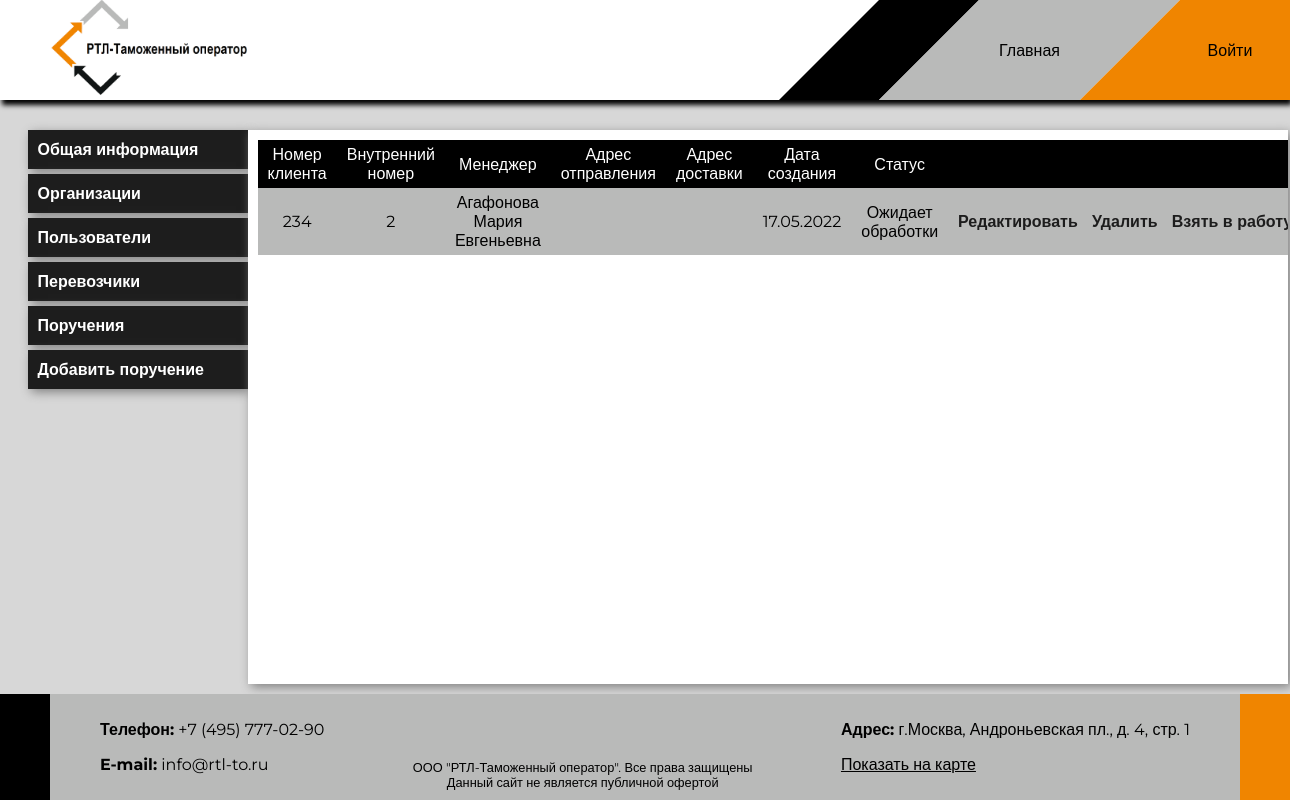
The page /management/orders/ on the database as committed earlier.
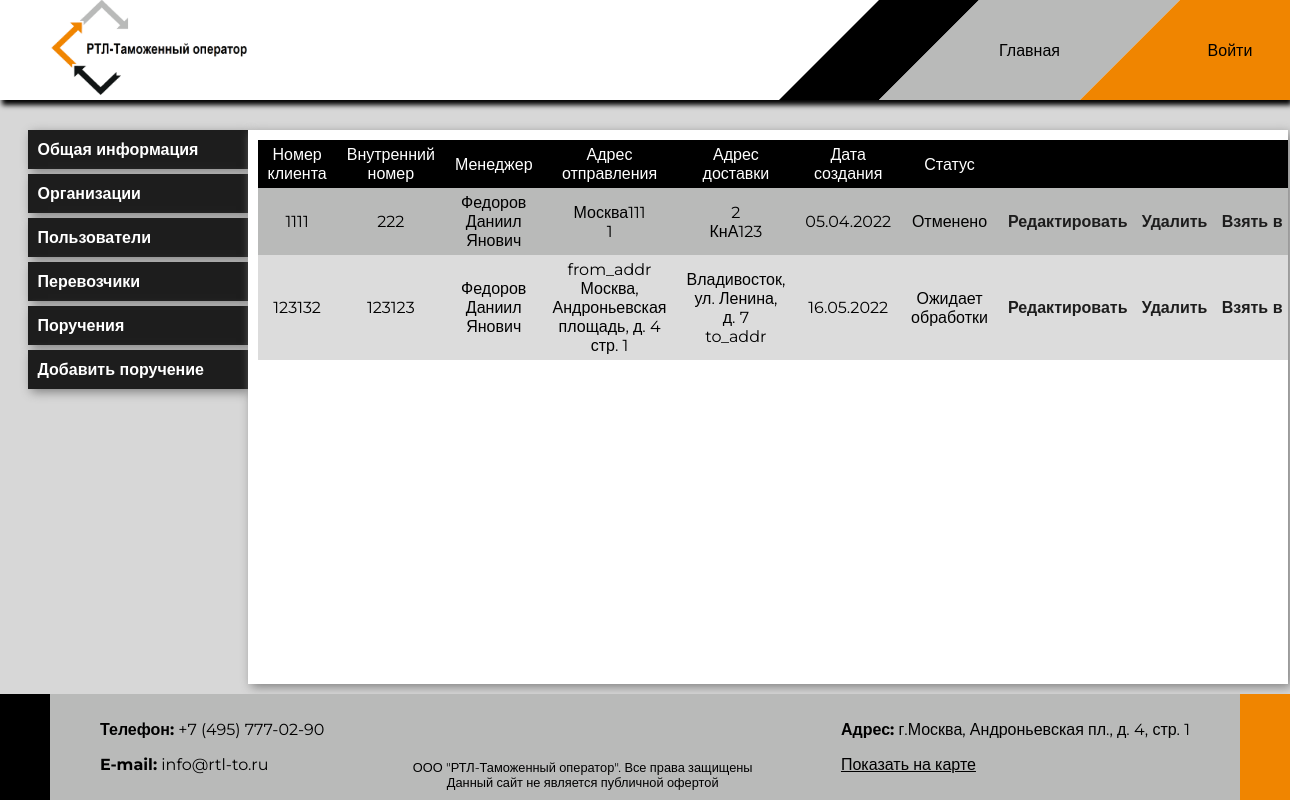
The same page on the database as committed later.
### orders/models.py (models this page shows, shortened)
class Order(models.Model):
    TYPES = [
        ('international', 'Международная'),
        ('internal', 'Внутрироссийская'),
    ]
    STATUSES = [
        ('new', 'Ожидает обработки'),
        ('bargain', 'Согласование ставок'),
        ('pending', 'Обрабатывается перевозчиком'),
        ('in_progress', 'В пути'),
        ('completed', 'Выполнено'),
        ('rejected', 'Отменено')
    ]
    id = models.UUIDField(primary_key=True, default=uuid.uuid4, editable=False)
    client_number = models.CharField(max_length=50, blank=True, null=False, verbose_name='Номер заказчика')
    inner_number = models.CharField(max_length=50, blank=True, null=False, verbose_name='Внутренний номер')
    creation_date = models.DateField(auto_now_add=True)
    last_update = models.DateTimeField(auto_now=True)
    manager = models.ForeignKey(User, null=True, blank=True, on_delete=models.CASCADE,
                                verbose_name='Менеджер', related_name='my_orders_manager')
    client = models.ForeignKey(Client, null=True, blank=True, on_delete=models.CASCADE, verbose_name='Заказчик', related_name='orders')
    contract = models.CharField(max_length=255, verbose_name='Договор', blank=True, null=True)
    client_employee = models.ForeignKey(User, null=True, blank=True, on_delete=models.CASCADE,
                                        verbose_name='Сотрудник заказчика', related_name='my_orders_client')
    type = models.CharField(choices=TYPES, max_length=50, db_index=True, default='internal',
                            verbose_name='Вид поручения')
    status = models.CharField(choices=STATUSES, max_length=50, default=STATUSES[0][0], db_index=True,
                              verbose_name='Статус поручения')
    price = models.CharField(max_length=255, verbose_name='Ставка', blank=True, null=True)
    price_carrier = models.CharField(max_length=255, verbose_name='Закупочная цена поручения', blank=True, null=True)
    from_addr_forlist = models.CharField(max_length=255, verbose_name='Адрес забора груза', editable=False)
    to_addr_forlist = models.CharField(max_length=255, verbose_name='Адрес доставки', editable=False)
    comment = models.TextField(verbose_name='Примечания', null=True, blank=True)
    weight = models.FloatField(verbose_name='Вес брутто', default=0)
    quantity = models.IntegerField(verbose_name='Количество мест', default=0)
    from_date_plan = models.DateField(verbose_name='Плановая дата забора груза', blank=True, null=True)
    from_date_fact = models.DateField(verbose_name='Фактическая дата забора груза', blank=True, null=True)
    to_date_plan = models.DateField(verbose_name='Плановая дата доставки', blank=True, null=True)
    to_date_fact = models.DateField(verbose_name='Фактическая дата доставки', blank=True, null=True)
    class Meta:
        verbose_name = 'поручение'
        verbose_name_plural = 'поручения'
        permissions = [
            ('view_all_orders', 'Can view all orders')
        ]

### app_auth/models.py (models this page shows)
class User(AbstractUser):
    id = models.UUIDField(primary_key=True, default=uuid.uuid4, editable=False)
    last_name = models.CharField(max_length=255, blank=False, null=False, verbose_name=_('фамилия'))
    first_name = models.CharField(max_length=255, blank=False, null=False, verbose_name=_('имя'))
    second_name = models.CharField(max_length=255, blank=True, null=True, verbose_name=_('отчество'))
    email = models.EmailField(blank=False, null=False, verbose_name=_('email'), unique=True)
    client = models.ForeignKey(Client, on_delete=models.CASCADE, verbose_name=_('организация'), related_name='users',
                               null=True, blank=True)
    def __str__(self):
        if not self.second_name:
            return f'{self.first_name} {self.last_name}'
        else:
            return f'{self.last_name} {self.first_name} {self.second_name}'
    class Meta:
        verbose_name = _('user')
        verbose_name_plural = _('users')
        permissions = [
            ('view_all_users', 'Can view all users')
        ]

### management/views.py (the view)
# urls.py: path('orders/', OrderListView.as_view(), name='orders_list'),
class OrderListView(ListView):
    permission_required = 'orders.view_all_orders'
    login_url = 'login'
    model = Order
    template_name = 'management/order_list.html'

### management/templates/management/order_list.html
{% extends 'management/main_menu.html' %}
{% block 'inner_content' %}
{% load menu_tags %}
<table class="list_view_table">
    <thead>
        <tr>
            <td>Номер клиента</td>
            <td>Внутренний номер</td>
            <td>Менеджер</td>
            <td>Адрес отправления</td>
            <td>Адрес доставки</td>
            <td>Дата создания</td>
            <td>Статус</td>
            <td></td>
        </tr>
    </thead>
    <tbody>
        {% for order in object_list %}
        <tr onclick="document.location = '{% url 'order_detail' pk=order.id %}';">
            <td>{% if order.client_number %}{{ order.client_number }}{% else %}-{% endif %}</td>
            <td>{% if order.inner_number %}{{ order.inner_number }}{% else %}-{% endif %}</td>
            <td>{% if order.manager %}{{ order.manager }}{% else %}-{% endif %}</td>
            <td>{{ order.from_addr_forlist|safe }}</td>
            <td>{{ order.to_addr_forlist|safe }}</td>
            <td>{{ order.creation_date|date:"d.m.Y" }}</td>
            <td>{{ order.get_status_display }}</td>
            <td style="white-space: nowrap">
                <a class="table_link" href="{% url 'order_edit' pk=order.id %}?next={{ request.path }}">Редактировать</a>
                <a class="table_link" href="{% url 'order_delete' pk=order.id %} ">Удалить</a>
                {% if order.manager != request.user %}<a class="table_link" href="{% url 'manager_get' pk=order.pk %}?next={{ request.path }}">Взять в работу</a>{% endif %}
            </td>
        </tr>
        {% endfor %}
    </tbody>
</table>
{% endblock %}

Rows that differ between the two databases and show on the page:
removed Order: client_number "234", inner_number "2", manager "Агафонова Мария Евгеньевна", creation_date "17.05.2022", status "Ожидает обработки"
added Order: client_number "1111", inner_number "222", manager "Федоров Даниил Янович", from_addr_forlist "Москва111 1", to_addr_forlist "2 КнА123", creation_date "05.04.2022", status "Отменено"
added Order: client_number "123132", inner_number "123123", manager "Федоров Даниил Янович", from_addr_forlist "from_addr Москва, Андроньевская площадь, д. 4 стр. 1", to_addr_forlist "Владивосток, ул. Ленина, д. 7 to_addr", creation_date "16.05.2022", status "Ожидает обработки"
